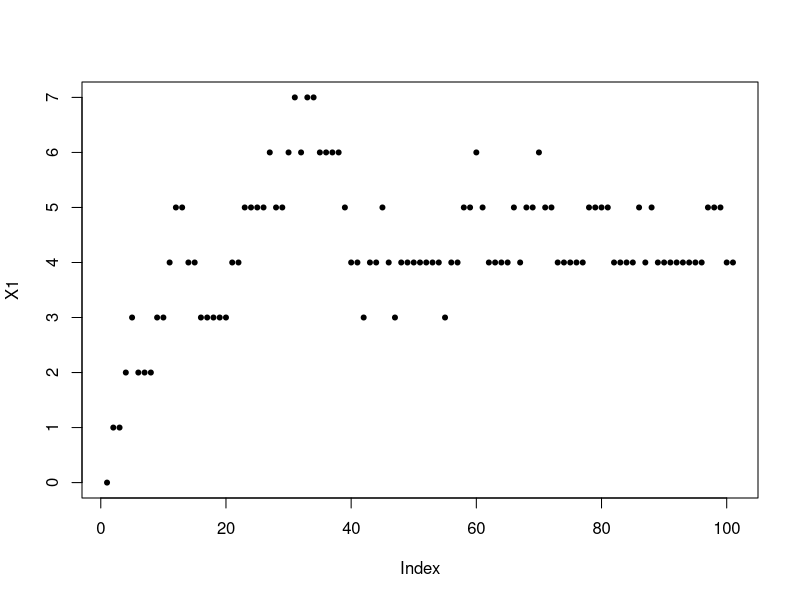

This figure's R source:
# 25/05
# INM

# Cargamos librerías
require(ggplot2)
require(dplyr)
require(reshape2)
require(kableExtra)

# Vamos a trabajar con el modelo de difusión de Bernoulli—Laplace. Tenemos 2N pelotas, N blancas y N rojas,
# de las cuales depositamos de forma aleatoria N en la urna 1 y N en la urna 2. Tomamos una pelota de la urna 1 y
# una de la urna 2 y las intercambiamos. Si X_n es la cantidad de pelotas blancas en la urna 1 después del 
# n-ésimo intercambio, {X_n} es una cadena de Markov con espacio de estados E = {0, 1, ..., N} y probabilidades 
# de transición:
# P(i, i-1) = i^2 / N^2
# P(i, i) = 2 * i * (N-i) / N^2
# P(i, i+1) = (N-i)^2 / N^2
difusionBL <- function(n, N, xini = NULL){
    X <- numeric(length = n+1)
    if(is.null(xini)){
        X[1] <- floor((N+1) * runif(n = 1, min = 0, max = 1))
    } else {
        X[1] <- xini
    }
    for(i in 1:n){
        X[i+1] <- sample(x = c(X[i]-1, X[i], X[i]+1), size = 1, prob = c(X[i]^2, 2* X[i] * (N - X[i]), (N - X[i])^2))
    }
    return(X)
}

X1 <- difusionBL(n = 100, N = 10)
plot(X1, pch = 20)

corre_varios_dBL <- function(nsim, npasos, N){
    datos <- data.frame(
        edos = numeric(0),
        prop = numeric(0),
        simulacion = numeric(0)
    )
    edosBL <- 0:N
    for(i in 1:nsim){
        X <- difusionBL(n = npasos, N = N)
        # edosBL <- sort(unique(X))
        prop.visitados <- numeric(length = N+1)
        for(j in 0:N){
            prop.visitados[j+1] <- mean(X == edosBL[j+1])
        }
        datos_aux <- data.frame(
            edos = edosBL,
            prop = prop.visitados,
            simulacion = rep(i, N+1)
        )
        datos <- rbind(datos, datos_aux)
    }
    return(datos)
}

X2 <- corre_varios_dBL(nsim = 10, npasos = 1e5, N = 7)

crear_tabla <- function(datos, formato = "r"){
    if(formato == "r"){
        datos %>%
            acast(simulacion ~ edos, value.var = "prop") %>%
            kable(format = "rst", row.names = TRUE) %>%
            print()
    } else if (formato == "latex"){
        datos %>%
            acast(simulacion ~ edos, value.var = "prop") %>%
            kable(format = "latex", row.names = TRUE, booktabs = TRUE, align = 'c') %>%
            kable_styling(latex_options = "striped", full_width = FALSE) %>%
            print()
    }
}

crear_tabla(datos = X2, formato = "latex")

# ¿Para qué sirve %>%?
# %>% se llama pipe y permite mandar el resultado de un comando a otro
1:10 %>%
    sum()
